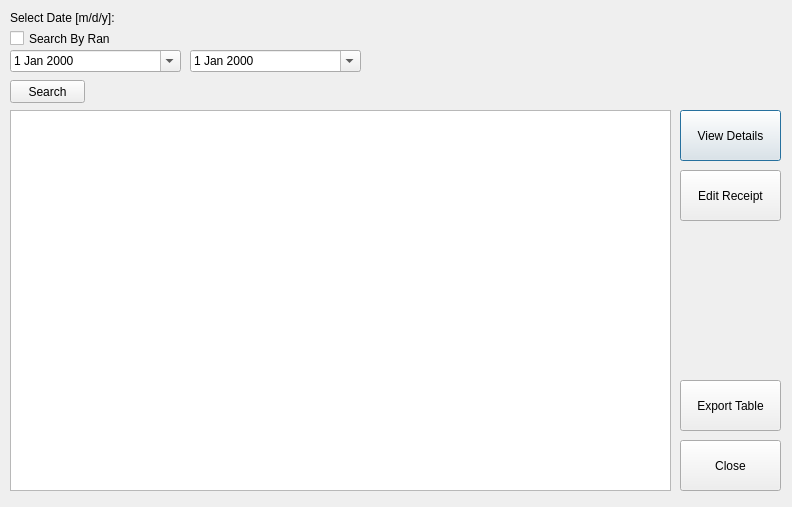
<?xml version="1.0" encoding="UTF-8"?>
<ui version="4.0">
 <class>TransactionViewer</class>
 <widget class="QDialog" name="TransactionViewer">
  <property name="geometry">
   <rect>
    <x>0</x>
    <y>0</y>
    <width>792</width>
    <height>507</height>
   </rect>
  </property>
  <property name="windowTitle">
   <string>Lookup Transactions</string>
  </property>
  <widget class="QTableWidget" name="receiptTable">
   <property name="geometry">
    <rect>
     <x>10</x>
     <y>110</y>
     <width>661</width>
     <height>381</height>
    </rect>
   </property>
  </widget>
  <widget class="QDateEdit" name="dateSearch">
   <property name="geometry">
    <rect>
     <x>10</x>
     <y>50</y>
     <width>171</width>
     <height>22</height>
    </rect>
   </property>
   <property name="calendarPopup">
    <bool>true</bool>
   </property>
  </widget>
  <widget class="QLabel" name="label_2">
   <property name="geometry">
    <rect>
     <x>10</x>
     <y>10</y>
     <width>141</width>
     <height>16</height>
    </rect>
   </property>
   <property name="text">
    <string>Select Date [m/d/y]: </string>
   </property>
  </widget>
  <widget class="QPushButton" name="viewDetailsButton">
   <property name="geometry">
    <rect>
     <x>680</x>
     <y>110</y>
     <width>101</width>
     <height>51</height>
    </rect>
   </property>
   <property name="text">
    <string>View Details</string>
   </property>
  </widget>
  <widget class="QPushButton" name="searchButton">
   <property name="geometry">
    <rect>
     <x>10</x>
     <y>80</y>
     <width>75</width>
     <height>23</height>
    </rect>
   </property>
   <property name="text">
    <string>Search</string>
   </property>
  </widget>
  <widget class="QLabel" name="receiptInformationLabel">
   <property name="geometry">
    <rect>
     <x>420</x>
     <y>50</y>
     <width>191</width>
     <height>20</height>
    </rect>
   </property>
   <property name="text">
    <string/>
   </property>
  </widget>
  <widget class="QPushButton" name="closeButton">
   <property name="geometry">
    <rect>
     <x>680</x>
     <y>440</y>
     <width>101</width>
     <height>51</height>
    </rect>
   </property>
   <property name="text">
    <string>Close</string>
   </property>
  </widget>
  <widget class="QPushButton" name="editButton">
   <property name="geometry">
    <rect>
     <x>680</x>
     <y>170</y>
     <width>101</width>
     <height>51</height>
    </rect>
   </property>
   <property name="text">
    <string>Edit Receipt</string>
   </property>
  </widget>
  <widget class="QCheckBox" name="searchByRange">
   <property name="geometry">
    <rect>
     <x>10</x>
     <y>30</y>
     <width>101</width>
     <height>17</height>
    </rect>
   </property>
   <property name="text">
    <string>Search By Range</string>
   </property>
  </widget>
  <widget class="QDateEdit" name="dateTwoSearch">
   <property name="geometry">
    <rect>
     <x>190</x>
     <y>50</y>
     <width>171</width>
     <height>22</height>
    </rect>
   </property>
   <property name="calendarPopup">
    <bool>true</bool>
   </property>
  </widget>
  <widget class="QPushButton" name="exportButton">
   <property name="geometry">
    <rect>
     <x>680</x>
     <y>380</y>
     <width>101</width>
     <height>51</height>
    </rect>
   </property>
   <property name="text">
    <string>Export Table</string>
   </property>
  </widget>
 </widget>
 <tabstops>
  <tabstop>dateSearch</tabstop>
  <tabstop>searchButton</tabstop>
  <tabstop>viewDetailsButton</tabstop>
  <tabstop>receiptTable</tabstop>
 </tabstops>
 <resources/>
 <connections/>
</ui>
